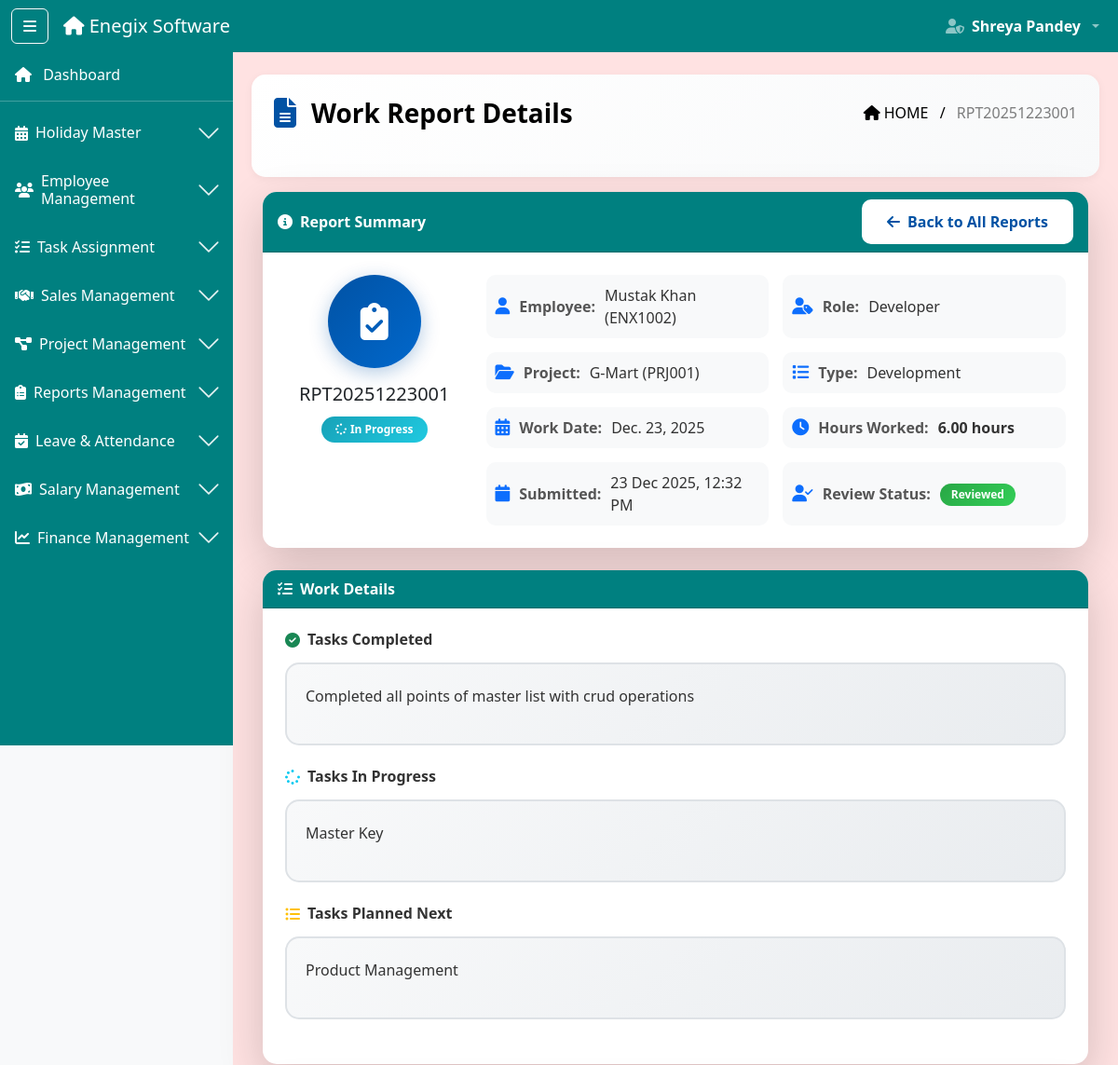
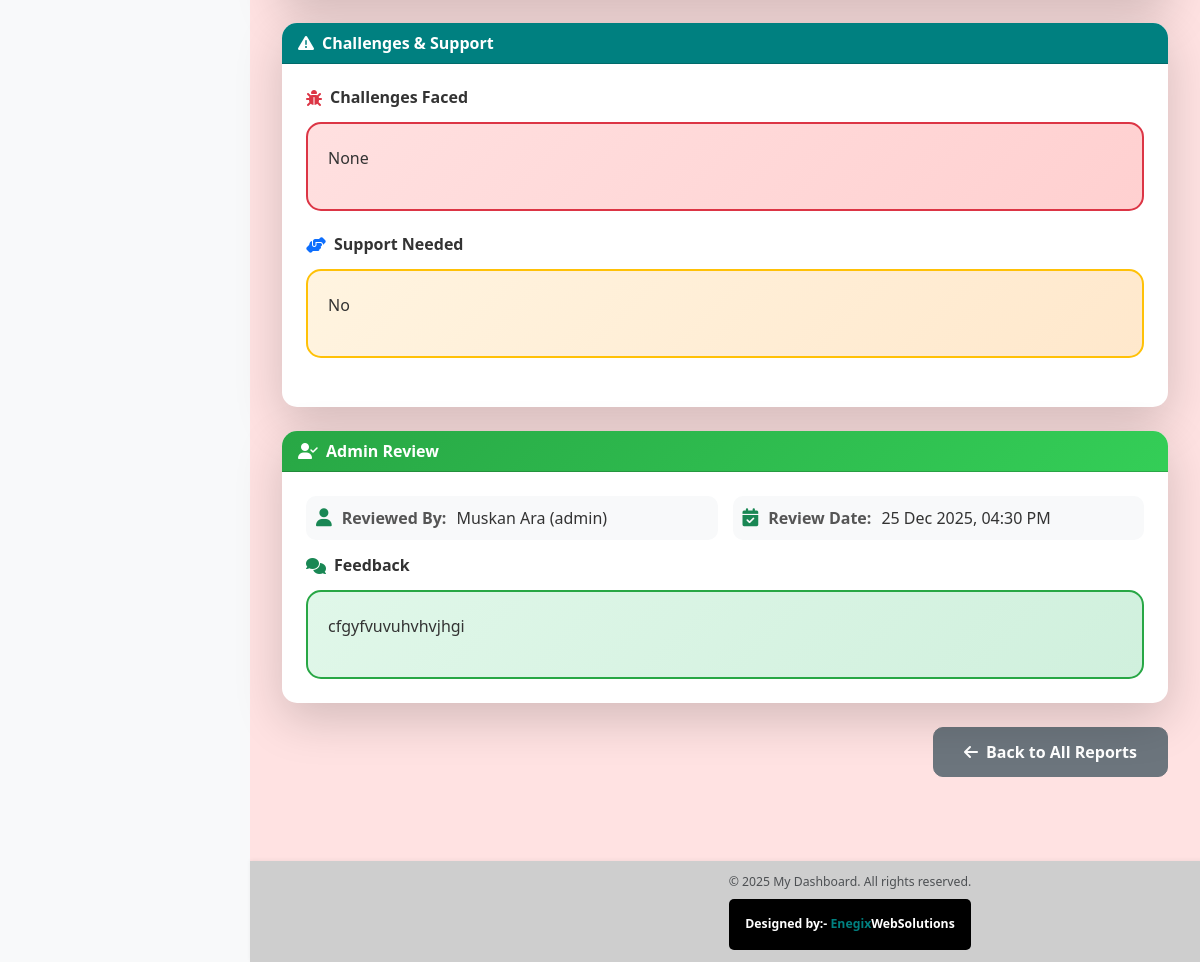
Page /work-reports/view/1/ (signed in) on the committed database (2 pictures, top to bottom).
### software_app/models.py (models this page shows, shortened)
class DailyWorkReport(models.Model):
    TASK_STATUS_CHOICES = (
        ('completed', 'Completed'),
        ('in_progress', 'In Progress'),
        ('pending', 'Pending'),
        ('blocked', 'Blocked'),
    )
    report_id = models.CharField(max_length=15, unique=True, editable=False)
    project = models.ForeignKey(Project, on_delete=models.CASCADE, related_name='work_reports')
    project_id_display = models.CharField(max_length=10)  # Auto from project
    project_name = models.CharField(max_length=200)  # Auto from project
    project_type = models.CharField(max_length=20)  # Auto from project
    employee = models.ForeignKey(Employee, on_delete=models.CASCADE, related_name='work_reports')
    employee_id_display = models.CharField(max_length=10)  # Auto from employee
    employee_name = models.CharField(max_length=100)  # Auto from employee
    employee_role = models.CharField(max_length=50)  # Auto from employee
    work_date = models.DateField()
    hours_worked = models.DecimalField(max_digits=4, decimal_places=2, help_text="Hours spent on this project")
    tasks_completed = models.TextField(help_text="What tasks did you complete today?")
    tasks_in_progress = models.TextField(blank=True, null=True, help_text="What are you currently working on?")
    tasks_planned = models.TextField(blank=True, null=True, help_text="What do you plan to work on next?")
    challenges_faced = models.TextField(blank=True, null=True, help_text="Any blockers or challenges?")
    support_needed = models.TextField(blank=True, null=True, help_text="Do you need any help or resources?")
    overall_status = models.CharField(max_length=20, choices=TASK_STATUS_CHOICES, default='in_progress')
    additional_notes = models.TextField(blank=True, null=True, help_text="Any other important information")
    attachment_1 = models.FileField(upload_to='work_reports/', blank=True, null=True)
    attachment_2 = models.FileField(upload_to='work_reports/', blank=True, null=True)
    attachment_3 = models.FileField(upload_to='work_reports/', blank=True, null=True)
    is_reviewed = models.BooleanField(default=False)
    reviewed_by_name = models.CharField(max_length=100, blank=True, null=True)
    reviewed_by_role = models.CharField(max_length=50, blank=True, null=True)
    review_date = models.DateTimeField(blank=True, null=True)
    admin_feedback = models.TextField(blank=True, null=True)
    created_at = models.DateTimeField(auto_now_add=True)
    updated_at = models.DateTimeField(auto_now=True)
    is_active = models.BooleanField(default=True)
    class Meta:
        ordering = ['-work_date', '-created_at']
        unique_together = ('project', 'employee', 'work_date')  # One report per project per day

### software_app/decorators.py (the view, shortened to what this page needs)
    def wrapper(request, *args, **kwargs):
        return view_func(request, *args, **kwargs)

### software_app/context_processors.py (called while the page is built)
def user_context(request):
    return {
        'session_user_name': request.session.get('full_name', ''),
        'session_user_role': request.session.get('role', ''),
        'session_user_email': request.session.get('email', ''),
        'is_logged_in': 'user_id' in request.session,
    }

### software_app/views.py (called while the page is built)
@check_blocked_user
@login_required
def view_work_report(request, id):
    report = get_object_or_404(DailyWorkReport, id=id)
    user_role = request.session.get('role')
    user_id = request.session.get('user_id')
    if user_role in ['developer', 'seos']:
        if report.employee_id != user_id:
            messages.error(request, "You can only view your own reports!")
            return redirect('my_work_reports')
    context = {'report': report}
    return render(request, 'Reports/view_work_report.html', context)

### software_app/templates/Reports/view_work_report.html (shortened to what this page needs)
{% extends 'base2.html' %}
{% load static %}
{% block content %}
<div class="ribbon-header d-flex justify-content-between align-items-center px-4 pb-5 mb-3" style="color: black">
  <div class="d-flex align-items-center">
    <i class="fas fa-file-alt me-3 fs-2" style="color: #0152a4;"></i>
    <div class="fw-bold fs-3">Work Report Details</div>
  </div>
  <div class="breadcrumb-text text-end">
    <span class="text-black"><i class="fas fa-home me-1"></i>HOME</span>
    <span class="mx-2 text-black">/</span>
    <span class="text-black-50">{{ report.report_id }}</span>
  </div>
</div>
<div class="container-fluid mt-2">
  <div class="card shadow-lg mb-4 modern-card">
    <div class="card-header table-title-bar d-flex justify-content-between align-items-center">
      <span class="fw-bold text-white"><i class="fas fa-info-circle me-2"></i>Report Summary</span>
      {% if request.session.role in 'developer,seos' %}
      <a href="{% url 'my_work_reports' %}" class="btn btn-light btn-add-new">
        <i class="fas fa-arrow-left me-2"></i>Back to My Reports
      </a>
      {% else %}
      <a href="{% url 'all_work_reports' %}" class="btn btn-light btn-add-new">
        <i class="fas fa-arrow-left me-2"></i>Back to All Reports
      </a>
      {% endif %}
    </div>
    <div class="card-body p-4">
      <div class="row">
        <div class="col-md-3 text-center mb-3">
          <div class="report-icon-section">
            <div class="report-icon">
              <i class="fas fa-clipboard-check"></i>
            </div>
            <h5 class="mt-3 mb-1">{{ report.report_id }}</h5>
            <div class="mt-2">
              {% if report.overall_status == 'completed' %}
              <span class="badge modern-badge badge-completed">
                <i class="fas fa-check-circle me-1"></i>Completed
              </span>
              {% elif report.overall_status == 'in_progress' %}
              <span class="badge modern-badge badge-in-progress">
                <i class="fas fa-spinner me-1"></i>In Progress
              </span>
              {% elif report.overall_status == 'blocked' %}
              <span class="badge modern-badge badge-blocked">
                <i class="fas fa-exclamation-circle me-1"></i>Blocked
              </span>
              {% else %}
              <span class="badge modern-badge badge-pending">
                <i class="fas fa-clock me-1"></i>Pending
              </span>
              {% endif %}
            </div>
          </div>
        </div>
        <div class="col-md-9">
          <div class="info-grid">
            <div class="info-item">
              <i class="fas fa-user text-primary"></i>
              <span class="info-label">Employee:</span>
              <span class="info-value">{{ report.employee_name }} ({{ report.employee_id_display }})</span>
            </div>
            <div class="info-item">
              <i class="fas fa-user-tag text-primary"></i>
              <span class="info-label">Role:</span>
              <span class="info-value">{{ report.employee_role|title }}</span>
            </div>
            <div class="info-item">
              <i class="fas fa-folder-open text-primary"></i>
              <span class="info-label">Project:</span>
              <span class="info-value">{{ report.project_name }} ({{ report.project_id_display }})</span>
            </div>
            <div class="info-item">
              <i class="fas fa-list text-primary"></i>
              <span class="info-label">Type:</span>
              <span class="info-value">{{ report.project_type|title }}</span>
            </div>
            <div class="info-item">
              <i class="fas fa-calendar-alt text-primary"></i>
              <span class="info-label">Work Date:</span>
              <span class="info-value">{{ report.work_date }}</span>
            </div>
            <div class="info-item">
              <i class="fas fa-clock text-primary"></i>
              <span class="info-label">Hours Worked:</span>
              <span class="info-value"><strong>{{ report.hours_worked }} hours</strong></span>
            </div>
            <div class="info-item">
              <i class="fas fa-calendar text-primary"></i>
              <span class="info-label">Submitted:</span>
              <span class="info-value">{{ report.created_at|date:"d M Y, h:i A" }}</span>
            </div>
            <div class="info-item">
              <i class="fas fa-user-check text-primary"></i>
              <span class="info-label">Review Status:</span>
              <span class="info-value">
                {% if report.is_reviewed %}
                <span class="badge badge-reviewed">Reviewed</span>
                {% else %}
                <span class="badge badge-not-reviewed">Pending Review</span>
                {% endif %}
              </span>
            </div>
          </div>
        </div>
      </div>
    </div>
  </div>
  <div class="card shadow-lg mb-4 modern-card">
    <div class="card-header table-title-bar fw-bold text-white">
      <i class="fas fa-tasks me-2"></i>Work Details
    </div>
    <div class="card-body p-4">
      <div class="section-block mb-4">
        <h6 class="section-title"><i class="fas fa-check-circle text-success me-2"></i>Tasks Completed</h6>
        <div class="content-box">
          {{ report.tasks_completed|linebreaks }}
        </div>
      </div>
      {% if report.tasks_in_progress %}
      <div class="section-block mb-4">
        <h6 class="section-title"><i class="fas fa-spinner text-info me-2"></i>Tasks In Progress</h6>
        <div class="content-box">
          {{ report.tasks_in_progress|linebreaks }}
        </div>
      </div>
      {% endif %}
      {% if report.tasks_planned %}
      <div class="section-block mb-4">
        <h6 class="section-title"><i class="fas fa-list-ul text-warning me-2"></i>Tasks Planned Next</h6>
        <div class="content-box">
          {{ report.tasks_planned|linebreaks }}
        </div>
      </div>
      {% endif %}
    </div>
  </div>
  {% if report.challenges_faced or report.support_needed %}
  <div class="card shadow-lg mb-4 modern-card">
    <div class="card-header table-title-bar fw-bold text-white">
      <i class="fas fa-exclamation-triangle me-2"></i>Challenges & Support
    </div>
    <div class="card-body p-4">
      {% if report.challenges_faced %}
      <div class="section-block mb-4">
        <h6 class="section-title"><i class="fas fa-bug text-danger me-2"></i>Challenges Faced</h6>
        <div class="content-box alert-danger">
          {{ report.challenges_faced|linebreaks }}
        </div>
      </div>
      {% endif %}
      {% if report.support_needed %}
      <div class="section-block">
        <h6 class="section-title"><i class="fas fa-hands-helping text-primary me-2"></i>Support Needed</h6>
        <div class="content-box alert-warning">
          {{ report.support_needed|linebreaks }}
        </div>
      </div>
      {% endif %}
    </div>
  </div>
  {% endif %}
  {% if report.is_reviewed %}
  <div class="card shadow-lg mb-4 modern-card">
    <div class="card-header table-title-bar fw-bold text-white" style="background: linear-gradient(135deg, #28a745 0%, #34ce57 100%);">
      <i class="fas fa-user-check me-2"></i>Admin Review
    </div>
    <div class="card-body p-4">
      <div class="review-info-grid">
        <div class="info-item">
          <i class="fas fa-user text-success"></i>
          <span class="info-label">Reviewed By:</span>
          <span class="info-value">{{ report.reviewed_by_name }} ({{ report.reviewed_by_role }})</span>
        </div>
        <div class="info-item">
          <i class="fas fa-calendar-check text-success"></i>
          <span class="info-label">Review Date:</span>
          <span class="info-value">{{ report.review_date|date:"d M Y, h:i A" }}</span>
        </div>
      </div>
      {% if report.admin_feedback %}
      <div class="mt-3">
        <h6 class="section-title"><i class="fas fa-comments text-success me-2"></i>Feedback</h6>
        <div class="content-box alert-success">
          {{ report.admin_feedback|linebreaks }}
        </div>
      </div>
      {% endif %}
    </div>
  </div>
  {% endif %}
  <div class="d-flex justify-content-between mb-4">
    {% if request.session.role in 'developer,seos' %}
      {% if not report.is_reviewed %}
      <a href="{% url 'edit_work_report' report.id %}" class="btn btn-warning btn-action-main">
        <i class="fas fa-edit me-2"></i>Edit Report
      </a>
      {% else %}
      <div></div>
      {% endif %}
      <a href="{% url 'my_work_reports' %}" class="btn btn-secondary btn-action-main">
        <i class="fas fa-arrow-left me-2"></i>Back to Reports
      </a>
    {% else %}
      <a href="{% url 'all_work_reports' %}" class="btn btn-secondary btn-action-main">
        <i class="fas fa-arrow-left me-2"></i>Back to All Reports
      </a>
    {% endif %}
  </div>
</div>
{% endblock %}

### software_app/static/css/style.css (style rules this page uses)
body { min-height: 100vh; background-color: #f8f9fa; transition: margin-left 0.3s ease; display: flex; flex-direction: column; }
html, body { overflow-x: hidden; width: 100%; }
.table-title-bar { background-color:#008080; }

### software_app/templates/Reports/view_work_report.html (style rules this page uses)
.modern-card { border-radius: 15px; border: none; overflow: hidden; }
.ribbon-header { background: linear-gradient(135deg, #ffffff 0%, #f8f9fa 100%); border-radius: 15px; padding: 20px; margin-bottom: 20px; box-shadow: 0 2px 10px rgba(0,0,0,0.05); }
.btn-add-new { padding: 10px 25px; border-radius: 10px; font-weight: 600; transition: all 0.3s ease; background: white; color: #0152a4; border: 2px solid white; }
.report-icon-section { display: flex; flex-direction: column; align-items: center; }
.report-icon { width: 100px; height: 100px; background: linear-gradient(135deg, #0152a4 0%, #0168cc 100%); color: white; border-radius: 50%; display: flex; align-items: center; justify-content: center; font-size: 40px; box-shadow: 0 5px 20px rgba(1, 82, 164, 0.3); }
.info-grid, .review-info-grid { display: grid; grid-template-columns: repeat(auto-fit, minmax(250px, 1fr)); gap: 15px; }
.info-item { display: flex; align-items: center; gap: 10px; padding: 10px; background: #f8f9fa; border-radius: 10px; transition: all 0.3s ease; }
.info-item i { font-size: 18px; }
.info-label { font-weight: 600; color: #555; }
.info-value { color: #333; }
.section-block { margin-bottom: 25px; }
.section-title { font-weight: 700; color: #333; margin-bottom: 15px; display: flex; align-items: center; }
.content-box { padding: 20px; background: linear-gradient(135deg, #f8f9fa 0%, #e9ecef 100%); border-radius: 15px; border: 2px solid #dee2e6; color: #333; line-height: 1.8; }
.content-box.alert-danger { background: linear-gradient(135deg, #ffe0e0 0%, #ffd0d0 100%); border-color: #dc3545; }
.content-box.alert-warning { background: linear-gradient(135deg, #fff4e0 0%, #ffe8cc 100%); border-color: #ffc107; }
.content-box.alert-success { background: linear-gradient(135deg, #e0f7e9 0%, #d0f0dd 100%); border-color: #28a745; }
.modern-badge { padding: 8px 15px; border-radius: 20px; font-weight: 600; font-size: 12px; display: inline-flex; align-items: center; }
.badge-in-progress { background: linear-gradient(135deg, #17a2b8 0%, #20c9e0 100%); color: white; }
.badge-reviewed { background: linear-gradient(135deg, #28a745 0%, #34ce57 100%); color: white; padding: 6px 12px; border-radius: 15px; font-weight: 600; }
.btn-action-main { padding: 12px 30px; border-radius: 10px; font-weight: 600; transition: all 0.3s ease; }

### rows in the picture
DailyWorkReport: report_id "RPT20251223001", employee_name "Mustak Khan", employee_id_display "ENX1002", employee_role "Developer", project_name "G-Mart", project_id_display "PRJ001", project_type "Development", work_date "Dec. 23, 2025", hours_worked "6.00", created_at "23 Dec 2025, 12:32 PM", tasks_completed "Completed all points of master list with crud operations", tasks_in_progress "Master Key", tasks_planned "Product Management", challenges_faced "None", support_needed "No", reviewed_by_name "Muskan Ara", reviewed_by_role "admin", review_date "25 Dec 2025, 04:30 PM", admin_feedback "cfgyfvuvuhvhvjhgi"

### other values in the picture
{{ request.session.full_name }} "Shreya Pandey"
